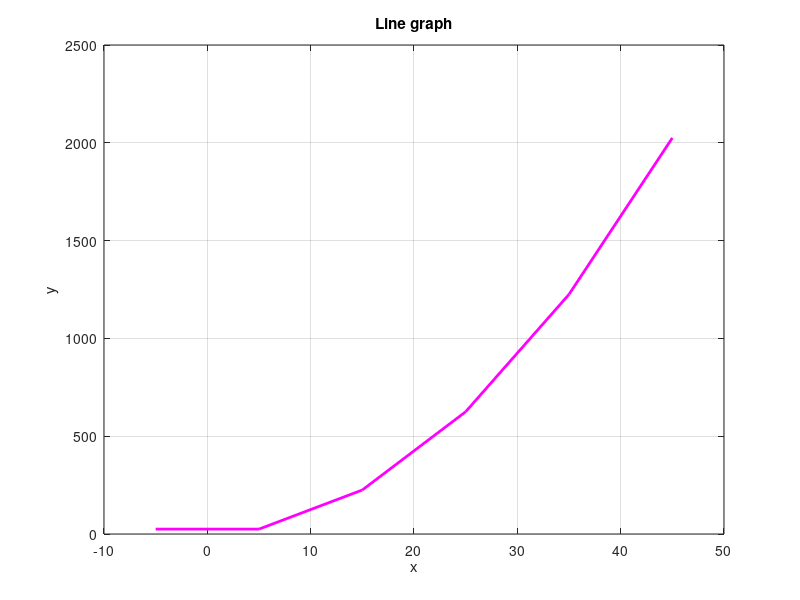

The MATLAB source for this figure:
%WAP to plot a curve.

clc;
clear;
close all;

x = -5:10:50;
y1 = x.^2;

plot(x,y1,'m-','Linewidth',2);
title("Line graph");
xlabel("x");
ylabel("y");
grid on;